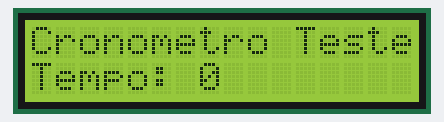
A sketch run on a simulated Arduino Uno, built with avr-gcc and run on an emulated ATmega328P. On the bench: 16×2 character LCD. What the sketch prints to the serial monitor is not drawn.

Above: at 0.1 s.
At 4.2 s:
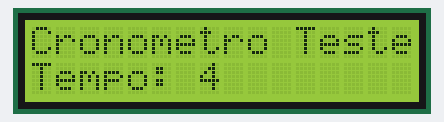
At 9.4 s:
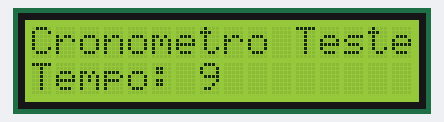
At 18.6 s:
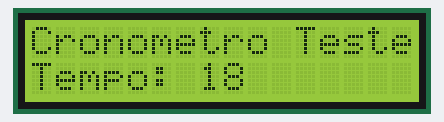
At 27.9 s:
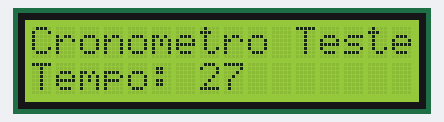
At 38.2 s:
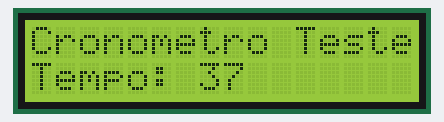

Measured:
- what the display in image 1 shows lasts 1.0 s, from 4.2 s to 5.2 s

The sketch:

lcd_16x2.ino
```cpp
#include <Wire.h>
#include <LiquidCrystal_I2C.h>

LiquidCrystal_I2C lcd(0x27, 16, 2);
int t= 60;  // Variável de controla o tempo em que o cronometro estará ativo

void setup() {
lcd.init();  // *
lcd.backlight();  // *
Serial.begin(9600);
Serial.println("Cronometro Teste");
Serial.println("Tempo: ");
for (int i = 0; i <= t; i++) {
  lcd.clear();
  lcd.print("Cronometro Teste");
  lcd.setCursor(0, 1);
  lcd.print("Tempo: ");
  lcd.setCursor(7, 1);
  lcd.print(i);
Serial.print("-> ");
Serial.println(i);
delay(1000);
}

lcd.clear();  // Limpa a tela para reiniciar
lcd.print("Fim!");
Serial.print("Fim!");
}

void loop() {}
```
